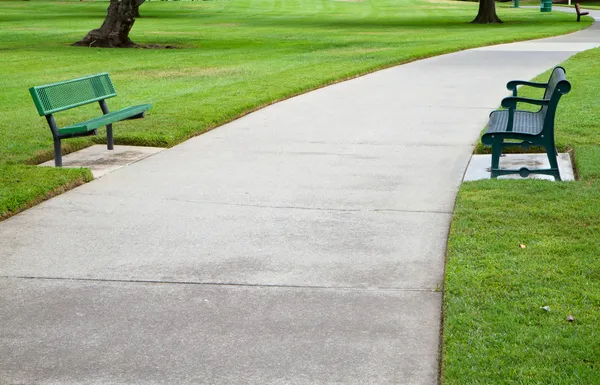
#> input picture data/sidewalk_3.jpg, 600 x 385 px
$ python detect.py
#> lines starting #> are read from the running program, lines starting #| are printed output that depends on the picture; after the words box and inside, x2 and y2 are one past the last pixel; in counts of white or black regions, pixels touching at a corner belong together
import cv2
import numpy as np
import matplotlib.pyplot as plt
from sklearn.preprocessing import PolynomialFeatures
from sklearn.pipeline import make_pipeline
from sklearn.linear_model import LinearRegression

def update_image(*args):
    # Retrieve the current positions of the trackbars
    h_range = cv2.getTrackbarPos('H Range', 'Sidewalk Detection')
    s_range = cv2.getTrackbarPos('S Range', 'Sidewalk Detection')
    v_range = cv2.getTrackbarPos('V Range', 'Sidewalk Detection')

    # Calibrate using the current trackbar values
    lower_hsv, upper_hsv = calibrate_sidewalk_hsv(hsv_roi, h_range, s_range, v_range)

    # Create a mask for the calibrated HSV range and find contours in the ROI
    mask_roi = cv2.inRange(hsv_roi, lower_hsv, upper_hsv)
    contours_roi, _ = cv2.findContours(mask_roi, cv2.RETR_EXTERNAL, cv2.CHAIN_APPROX_SIMPLE)

    # Offset the contours by the ROI's starting y-coordinate
    offset_contours_roi = [contour + (0, roi_y_start) for contour in contours_roi]

    # Create a mask for the entire image
    mask_full = cv2.inRange(hsv, lower_hsv, upper_hsv)
    contours_full, _ = cv2.findContours(mask_full, cv2.RETR_EXTERNAL, cv2.CHAIN_APPROX_SIMPLE)

    # Draw the largest contour from the ROI on the original image
    image_copy = original_image.copy()
    if offset_contours_roi:
        largest_contour_roi = max(offset_contours_roi, key=cv2.contourArea)
        cv2.drawContours(image_copy, [largest_contour_roi], -1, (0, 255, 0), 2)  # Green for ROI contour

    # Draw the largest contour from the full image
    if contours_full:
        largest_contour_full = max(contours_full, key=cv2.contourArea)
        cv2.drawContours(image_copy, [largest_contour_full], -1, (0, 255, 255), 2)

        # Convert the contour to a set of points
        points = np.vstack(largest_contour_full).squeeze()
        x = points[:, 0]
        y = points[:, 1]

        # Fit a polynomial regression model
        degree = 2  # Degree of the polynomial
        model = make_pipeline(PolynomialFeatures(degree), LinearRegression())
        model.fit(x.reshape(-1, 1), y)

        # Generate points along the polynomial curve
        x_fit = np.linspace(x.min(), x.max(), 500)
        y_fit = model.predict(x_fit[:, np.newaxis])

        # Draw the polynomial curve
        curve_points = np.array([x_fit, y_fit], dtype=np.int32).T
        cv2.polylines(image_copy, [curve_points], False, (255, 0, 0), 2)

    # Display the updated image
    cv2.imshow('Sidewalk Detection', image_copy)

    # Also display the ROI for reference
    #roi_image = cv2.cvtColor(mask_roi, cv2.COLOR_GRAY2BGR)  # Convert mask to BGR for display
    #cv2.imshow('ROI', roi_image)

def calibrate_sidewalk_hsv(hsv_cropped, h_range, s_range, v_range):
    # Assuming the peak of histograms represent the sidewalk
    h_peak = np.argmax(cv2.calcHist([hsv_cropped], [0], None, [180], [0, 180]))
    s_peak = np.argmax(cv2.calcHist([hsv_cropped], [1], None, [256], [0, 256]))
    v_peak = np.argmax(cv2.calcHist([hsv_cropped], [2], None, [256], [0, 256]))

    lower_hsv = np.array([max(h_peak - h_range, 0), max(s_peak - s_range, 0), max(v_peak - v_range, 0)])
    upper_hsv = np.array([min(h_peak + h_range, 180), min(s_peak + s_range, 255), min(v_peak + v_range, 255)])

    return lower_hsv, upper_hsv

# Load the image and define ROI
image_path = '../data/sidewalk_3.jpg'
original_image = cv2.imread(image_path)
#> original_image is the input picture: shape (385, 600, 3); mean B, G, R 133.2, 174.1, 158.9
hsv = cv2.cvtColor(original_image, cv2.COLOR_BGR2HSV)
#> hsv: shape (385, 600, 3); mean H, S, V 34.5, 76, 175.4
roi_height = int(original_image.shape[0] * 0.3)  # Height of the ROI (e.g., 30% of the image height)
#> roi_height = 115
roi_y_start = original_image.shape[0] - roi_height  # Y-coordinate where the ROI starts
#> roi_y_start = 270
roi = (0, roi_y_start, original_image.shape[1], original_image.shape[0])  # (x_start, y_start, x_end, y_end)
#> roi = (0, 270, 600, 385)
hsv_roi = hsv[roi[1]:roi[3], roi[0]:roi[2]]
#> hsv_roi: shape (115, 600, 3); mean H, S, V 21.9, 53.1, 164.7

# Create a window with trackbars
cv2.namedWindow('Sidewalk Detection', cv2.WINDOW_NORMAL)
cv2.createTrackbar('H Range', 'Sidewalk Detection', 15, 180, update_image)
cv2.createTrackbar('S Range', 'Sidewalk Detection', 56, 255, update_image)
cv2.createTrackbar('V Range', 'Sidewalk Detection', 208, 255, update_image)

# Initialize the image
update_image()
#> in calibrate_sidewalk_hsv, `h_peak = np.argmax(cv2.calcHist([hsv_cropped], [0], None, [180], [0, 1..`: h_peak = 15
#> in calibrate_sidewalk_hsv, `s_peak = np.argmax(cv2.calcHist([hsv_cropped], [1], None, [256], [0, 2..`: s_peak = 7
#> in calibrate_sidewalk_hsv, `v_peak = np.argmax(cv2.calcHist([hsv_cropped], [2], None, [256], [0, 2..`: v_peak = 176
#> in calibrate_sidewalk_hsv, `lower_hsv = np.array([max(h_peak - h_range, 0), max(s_peak - s_range, ..`: lower_hsv = [0, 0, 0]
#> in calibrate_sidewalk_hsv, `upper_hsv = np.array([min(h_peak + h_range, 180), min(s_peak + s_range..`: upper_hsv = [30, 63, 255]
#> in update_image, `lower_hsv, upper_hsv = calibrate_sidewalk_hsv(hsv_roi, h_range, s_rang..`: lower_hsv = [0, 0, 0]; upper_hsv = [30, 63, 255]
#> in update_image, `mask_roi = cv2.inRange(hsv_roi, lower_hsv, upper_hsv)`:
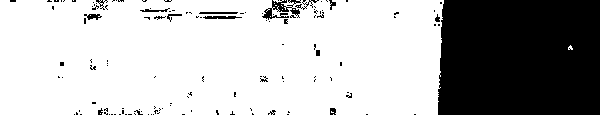
#> mask_roi: shape (115, 600); 71.3% white; 132 black regions (115 under 20 px)
#> in update_image, `contours_roi, _ = cv2.findContours(mask_roi, cv2.RETR_EXTERNAL, cv2.CH..`: contours_roi = 13 contours, 12 with area under 20; largest, box (x1, y1, x2, y2) and area: (0, 0, 444, 115) 49517
#> in update_image, `offset_contours_roi = [contour + (0, roi_y_start) for contour in conto..`: offset_contours_roi = 13 items
#> in update_image, `mask_full = cv2.inRange(hsv, lower_hsv, upper_hsv)`:
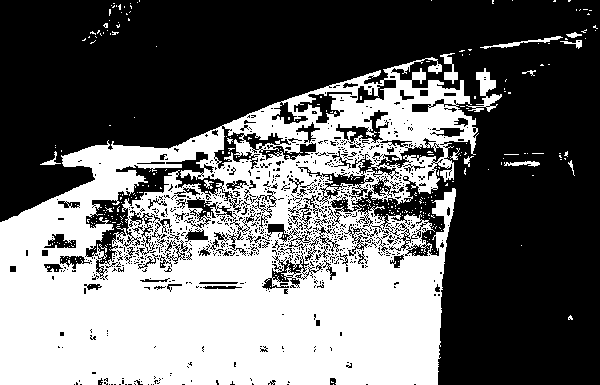
#> mask_full: shape (385, 600); 41.8% white; 321 white regions (307 under 20 px)
#> in update_image, `contours_full, _ = cv2.findContours(mask_full, cv2.RETR_EXTERNAL, cv2...`: contours_full = 177 contours, 167 with area under 20; largest, box (x1, y1, x2, y2) and area: (0, 57, 479, 385) 112314, (466, 68, 502, 112) 425, (440, 53, 458, 84) 164, (480, 36, 563, 49) 138, (504, 161, 540, 167) 78
#> in update_image, `largest_contour_roi = max(offset_contours_roi, key=cv2.contourArea)`: largest_contour_roi = 406 rows, first 8: [0, 270], [0, 384], [73, 384], [74, 383], [75, 384], [75, 382], [76, 381], [78, 383]
#> in update_image, `largest_contour_full = max(contours_full, key=cv2.contourArea)`: largest_contour_full = contour of 1311 points, box (x1, y1, x2, y2) (0, 57, 479, 385), area 112314
#> in update_image, `points = np.vstack(largest_contour_full).squeeze()`: points = 1311 pairs, first value 0 to 478, second value 57 to 384
#> in update_image, `x = points[:, 0]`: x = 1311 values, max 478 at index 1127, min 0 at index 376, mean 337.8
#> in update_image, `y = points[:, 1]`: y = 1311 values, max 384 at index 377, min 57 at index 0, mean 187.7
#> in update_image, `cv2.polylines(image_copy, [curve_points], False, (255, 0, 0), 2)`:
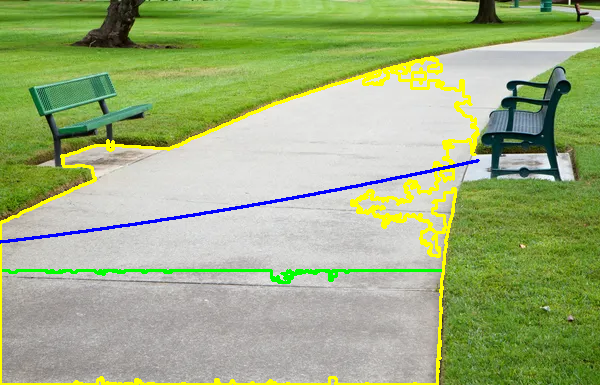
#> image_copy: shape (385, 600, 3); mean B, G, R 125.9, 175.3, 158.1

# Wait for the user to press 'q' to exit
while True:
    if cv2.waitKey(1) & 0xFF == ord('q'):
#> (key q is pressed here)
        break

# Cleanup
cv2.destroyAllWindows()

$ run again, with data/sidewalk_1.jpg copied over data/sidewalk_3.jpg
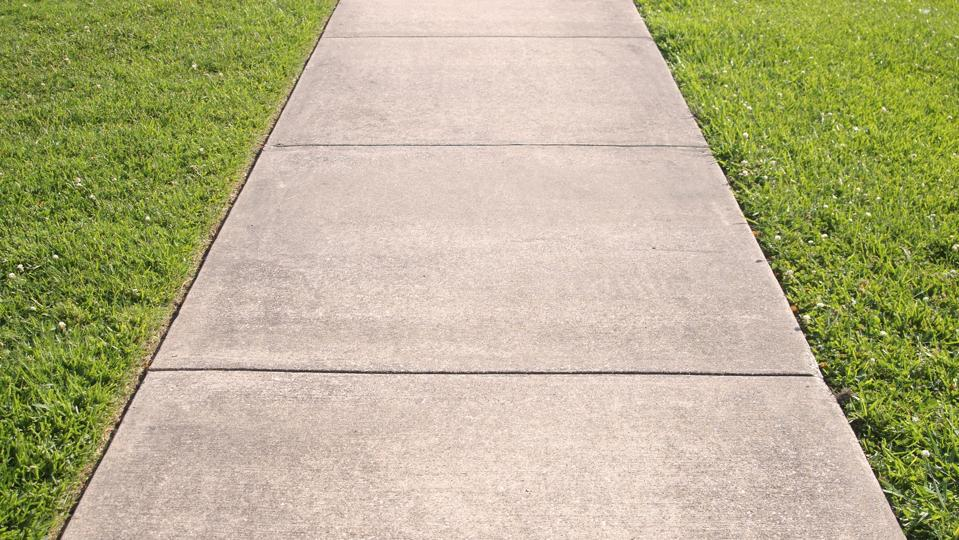
#> input picture data/sidewalk_1.jpg, 959 x 540 px
#> original_image is the input picture: shape (540, 959, 3); mean B, G, R 136.9, 175.9, 181.4
#> hsv: shape (540, 959, 3); mean H, S, V 20.8, 81.7, 186.9
#> hsv_roi: shape (162, 959, 3); mean H, S, V 16.6, 59.5, 197.3
#> h_peak = 12
#> s_peak = 36
#> v_peak = 219
#> in calibrate_sidewalk_hsv, `lower_hsv = np.array([max(h_peak - h_range, 0), max(s_peak - s_range, ..`: lower_hsv = [0, 0, 11]
#> in calibrate_sidewalk_hsv, `upper_hsv = np.array([min(h_peak + h_range, 180), min(s_peak + s_range..`: upper_hsv = [27, 92, 255]
#> in update_image, `lower_hsv, upper_hsv = calibrate_sidewalk_hsv(hsv_roi, h_range, s_rang..`: lower_hsv = [0, 0, 11]; upper_hsv = [27, 92, 255]
#> in update_image, `mask_roi = cv2.inRange(hsv_roi, lower_hsv, upper_hsv)`:
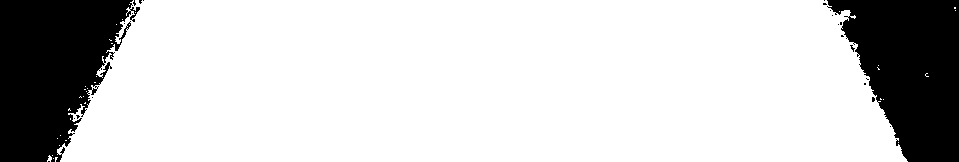
#> mask_roi: shape (162, 959); 80.5% white; 23 black regions (21 under 20 px)
#> contours_roi = 35 contours, 34 with area under 20; largest, box (x1, y1, x2, y2) and area: (57, 0, 908, 162) 124023
#> offset_contours_roi = 35 items
#> mask_full: shape (540, 959); 60.2% white; 123 black regions (117 under 20 px)
#> contours_full = 75 contours, 73 with area under 20; largest, box (x1, y1, x2, y2) and area: (57, 0, 908, 540) 310804, (201, 237, 213, 248) 42
#> largest_contour_roi = 560 rows, first 8: [133, 378], [131, 380], [130, 380], [131, 380], [132, 381], [132, 382], [131, 383], [131, 385]
#> largest_contour_full = contour of 1509 points, box (x1, y1, x2, y2) (57, 0, 908, 540), area 310804
#> points = 1509 pairs, first value 57 to 907, second value 0 to 539
#> x = 1509 values, max 907 at index 998, min 57 at index 984, mean 382.3
#> y = 1509 values, max 539 at index 997, min 0 at index 0, mean 292.9
#> in update_image, `cv2.polylines(image_copy, [curve_points], False, (255, 0, 0), 2)`:
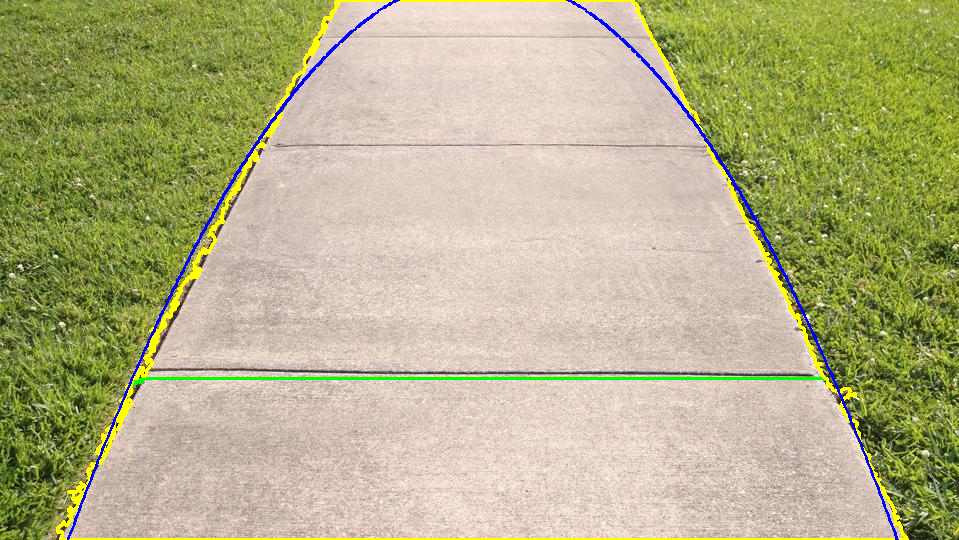
#> image_copy: shape (540, 959, 3); mean B, G, R 135, 176.6, 180.7
